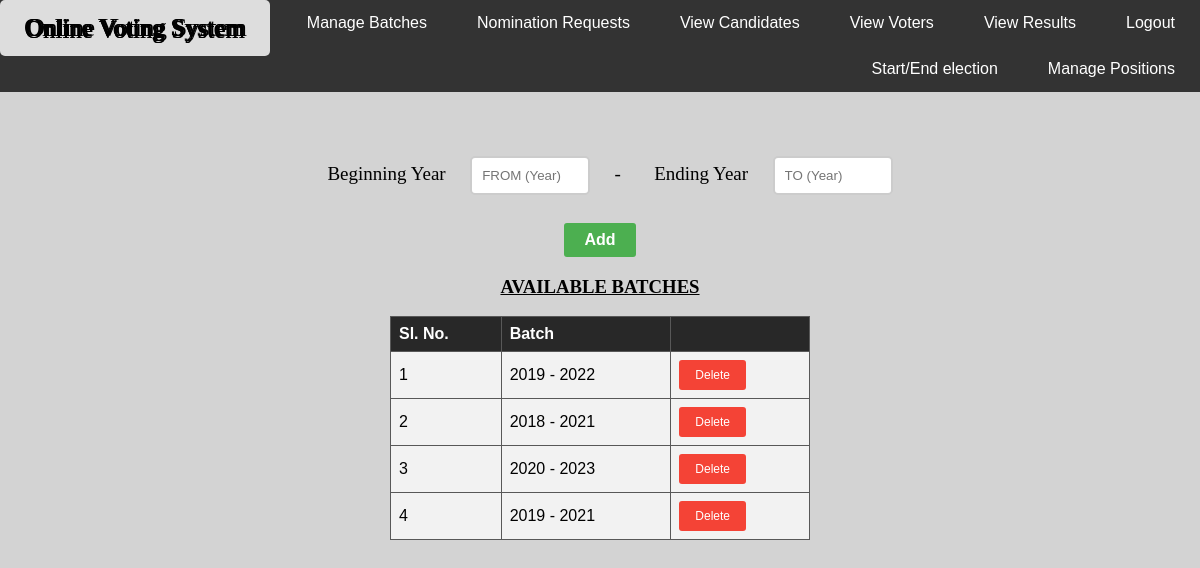
The app's page /add_batch.php (signed in) with its own data.
### tables this page shows
CREATE TABLE IF NOT EXISTS `batch` (
  `batch` varchar(100) NOT NULL
);

### add_batch.php (the view, shortened to what this page needs)
<html>
<head>
</head>
<body>
<div class="navbar">
  <a href="admin.php" class="left">Online Voting System</a>
  <a href="logout.php" class="right">Logout</a>
  <a href="viewrslts_admin.php">View Results</a>
  <a href="viewvoters.php">View Voters</a>
  <a href="viewcand.php">View Candidates</a>
  <a href="nominationreq.php">Nomination Requests</a>
  <a href="add_batch.php">Manage Batches</a>
  <a href="post.php">Manage Positions</a>
  <a href="startend.php">Start/End election</a>
</div> <br><br><br>
<form action = "batch_conn.php" method ="post"/><center>
<label>Beginning Year</label>
<input type="text" name="beg" placeholder="FROM (Year)" required/>
<label> -&ensp;&ensp;&ensp; Ending Year</label>
<input type="text" name="end" placeholder="TO (Year)" required/>
<br><br>
<div class="ad">
<input type="submit" name="submit" value="Add" class="button"/></center>
<center><h3 style="font-family: 'Righteous', cursive; text-decoration: underline;">AVAILABLE BATCHES</h3></center>
<?php
include "db_conn.php";
if (mysqli_connect())
{
$sql = "SELECT * FROM batch";
$result = mysqli_query($conn,$sql);
echo "<table cellpadding='20' align='center'>
<tr>
<th>Sl. No.</th>
<th>Batch</th>
<th></th>
</tr>";
$inc=1;
while ($row=mysqli_fetch_array($result)){
echo "<tr>";
echo "<td>" .$inc."</td>";
echo "<td>" . $row['batch']."</td>";
echo '<td><a href="add_batch.php?id=' . $row['batch'] . '">Delete</a></td>';
echo "</tr>";
$inc++;
}
echo "</table>";
}
?>
</body>
</html>

### add_batch.php (style rules this page uses)
* { box-sizing: border-box; }
body { font-family: "Arial", "Helvetica", sans-serif; margin: 0; background-color: #D3D3D3; }
.navbar { overflow: hidden; background-color: #333; }
.navbar a { float: right; display: block; color: white; text-align: center; padding: 14px 25px; text-decoration: none; }
.navbar a.left { float: left; color: white; font-size: 25; text-decoration: none; font-family: 'Brush Script MT', cursive; text-shadow: -1px 0 black, 0 2px black, 2px 0 black, 0 2px black; }
label { font-family: serif; color: black; font-size: 19px; padding: 20px; }
input[type="text"] { border: 2px solid #ccc; width: 10%; padding: 10px; margin: 10px auto; border-radius: 5px; }
.button { background-color: #4CAF50; border: none; color: white; padding: 8px 20px; text-align: center; text-decoration: none; cursor: pointer; font-weight: bold; display: inline-block; border-radius: 3px; font-size: 16px; }
table { border-collapse: collapse; width: 420; border: 1px solid #282828; }
th, td { text-align: left; padding: 8px; border: 1px solid #585858; }
tr { background-color: #f2f2f2 }
th { background-color: #282828; color: white; }
td a { background-color: #f44336; border: none; color: white; padding: 8px 16px; text-align: center; text-decoration: none; display: inline-block; border-radius: 3px; font-size: 12px; }

### records on screen
batch: batch "2019 - 2022"
batch: batch "2018 - 2021"
batch: batch "2020 - 2023"
batch: batch "2019 - 2021"
